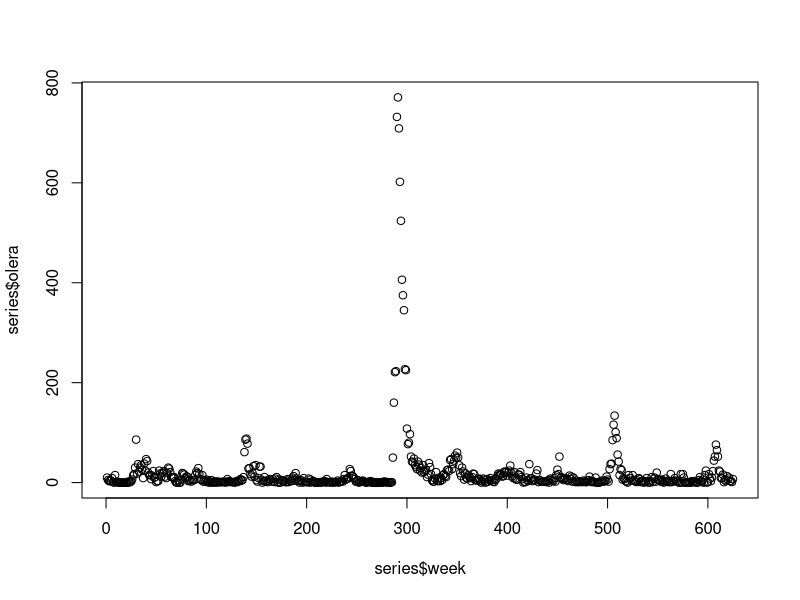

Reproduce this figure in R.
#!/usr/bin/Rscript


# week olera kolera cholera epidemi pest farsot

series <- read.table(file = "weekly_counts.txt",
                     col.names = c("week","olera","kolera","cholera","epidemi","pest","farsot"),
                     sep = "",
                     quote = "\"",
                     dec = ".",
                     fill = TRUE,
                     comment.char = "#")


plot(x = series$week,series$olera)
